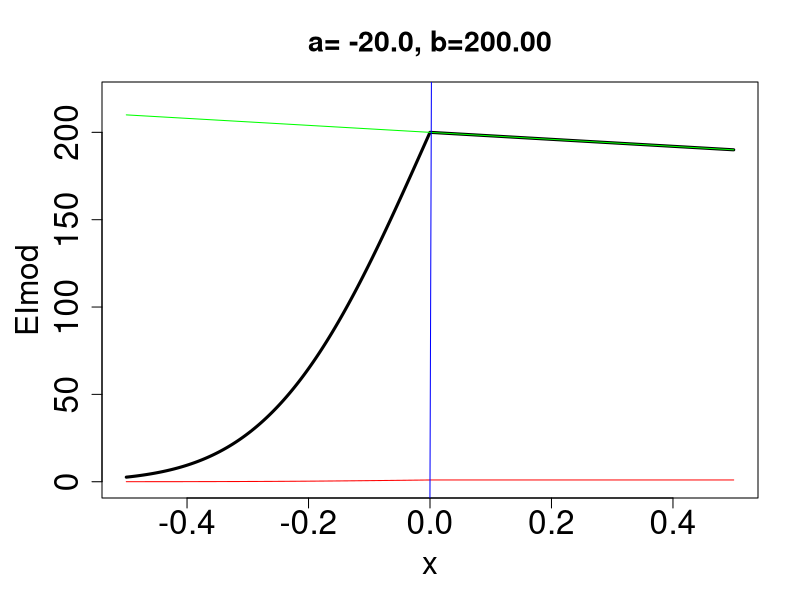
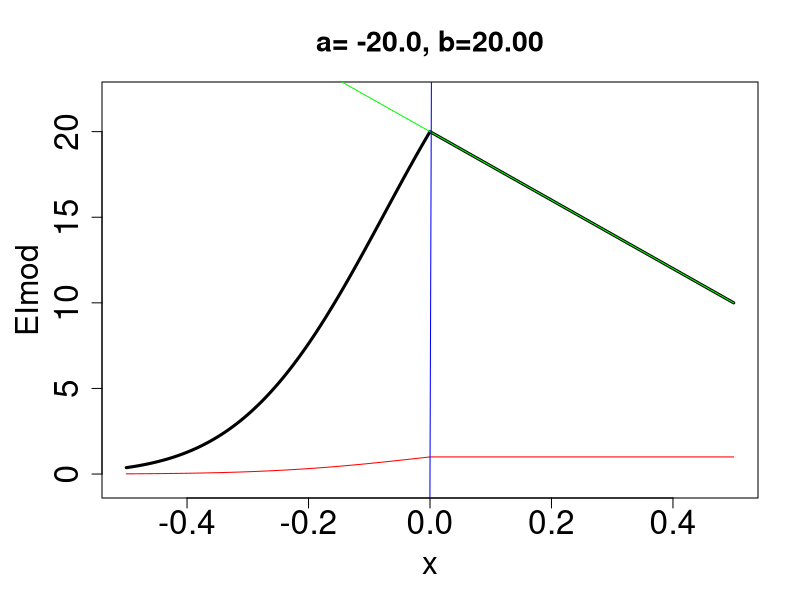
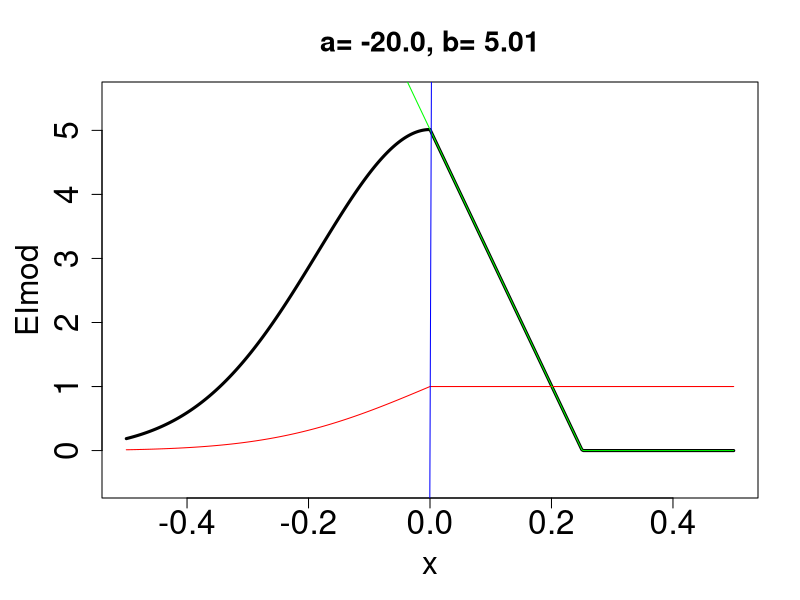
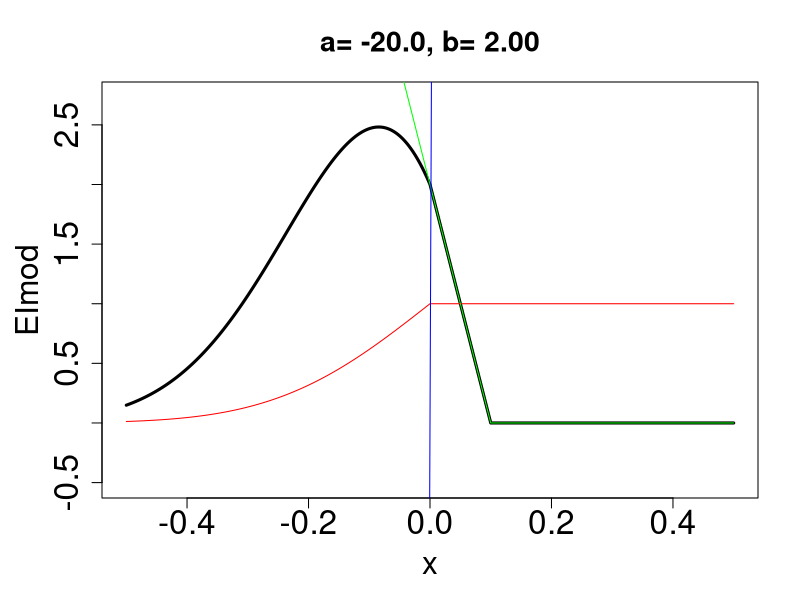
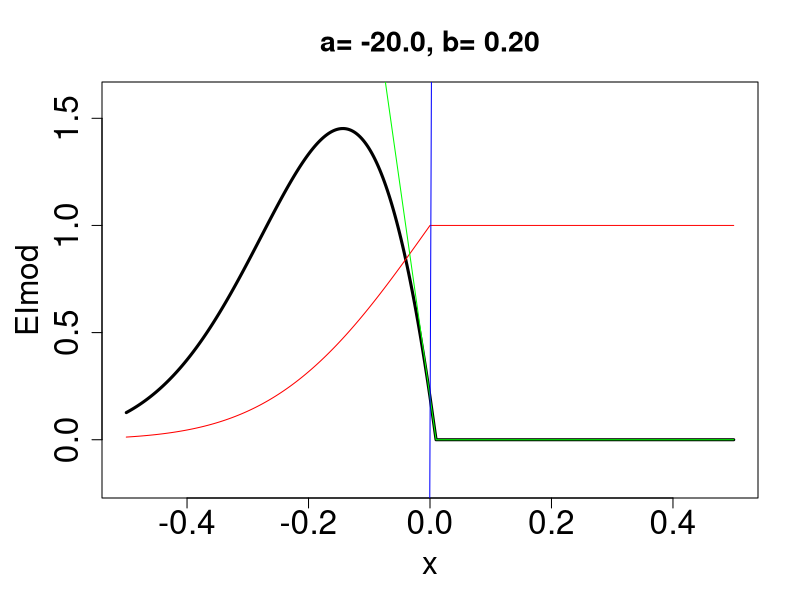
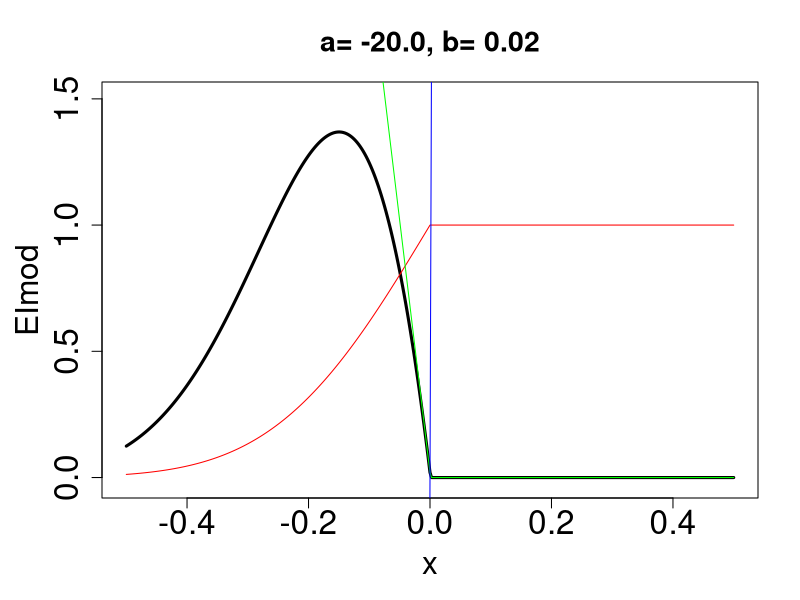

Reproduce these figures in R, in order.
# How the maximum of EImod shifts in the 1D-case, when the plugin leads to a near-zero b.
# We assume that EImod can be approximated as a linear function near the boundary:
#       EImod(x) = pmax(a*x+b,0)
#
DEVICE=2  # 0: RWIN, 1: JPEG, 2: PDF
setDevice <- function (i) {
  par(mfrow=c(1,1))
  if (DEVICE == 0) {
    par(cex.axis=1.0, cex.lab=1.0, cex.main=1.0)
  } else if (DEVICE == 1) {
    jpeg(sprintf("../Results/EImod1D-%02d.jpg",i),width=700,height=700,units = "px")
    par(cex.axis=1.5, cex.lab=1.6, cex.main=1.0)
  } else if (DEVICE == 2) {
    pdf(sprintf("../Results/EImod1D-%02d.pdf",i), paper="special", width=6, height=6)
    par(cex.axis=2.0, cex.lab=1.9, cex.main=1.7, mar=c(5,5,4,2)+0.1)
  }
}

x <- 2.5*seq(-0.2,0.2,0.001)
gamma <- 2
sigma <- 1/5
FF <- pmin(gamma*pnorm(x/sigma),1)
a <- -20;
bSafe <- abs(a)*sqrt(2*pi)*sigma/2;     # for all b<bSafe the maximum of EImod shifts 
                                    # from 0 to negative values (!)
bvec <-  sort(c(0.02,0.2,2,20,200,bSafe),decr=T)
for (i in 1:length(bvec)) {
  b <- bvec[i]
  setDevice(i)
  EI <- pmax(a*x+b,0)
  #EI <- a*x+b
  max1=max(FF,EI*FF)
  #tit=paste0(sprintf("a=%5.1f,\n b=%5.2f, gamma=%5.2f",a,b,gamma))
  tit=paste0(sprintf("a=%6.1f, b=%5.2f",a,b))
  plot(x,EI*FF,type="l",lwd=3,ylim=c(max(-0.5,-b),1.1*max1),main=tit,ylab="EImod")
  par(cex.axis=1.5, cex.lab=1.6, cex.main=1.7)
  lines(x,FF,col="red")
  lines(x,EI,col="green")
  lines(x,2.5*max1*(pnorm(1000*x)-0.5),col="blue") # the boundary
  if (DEVICE > 0) {
    dev.off()
  }
}
par(mar=c(5, 4, 4, 2) + 0.1) # restore default

